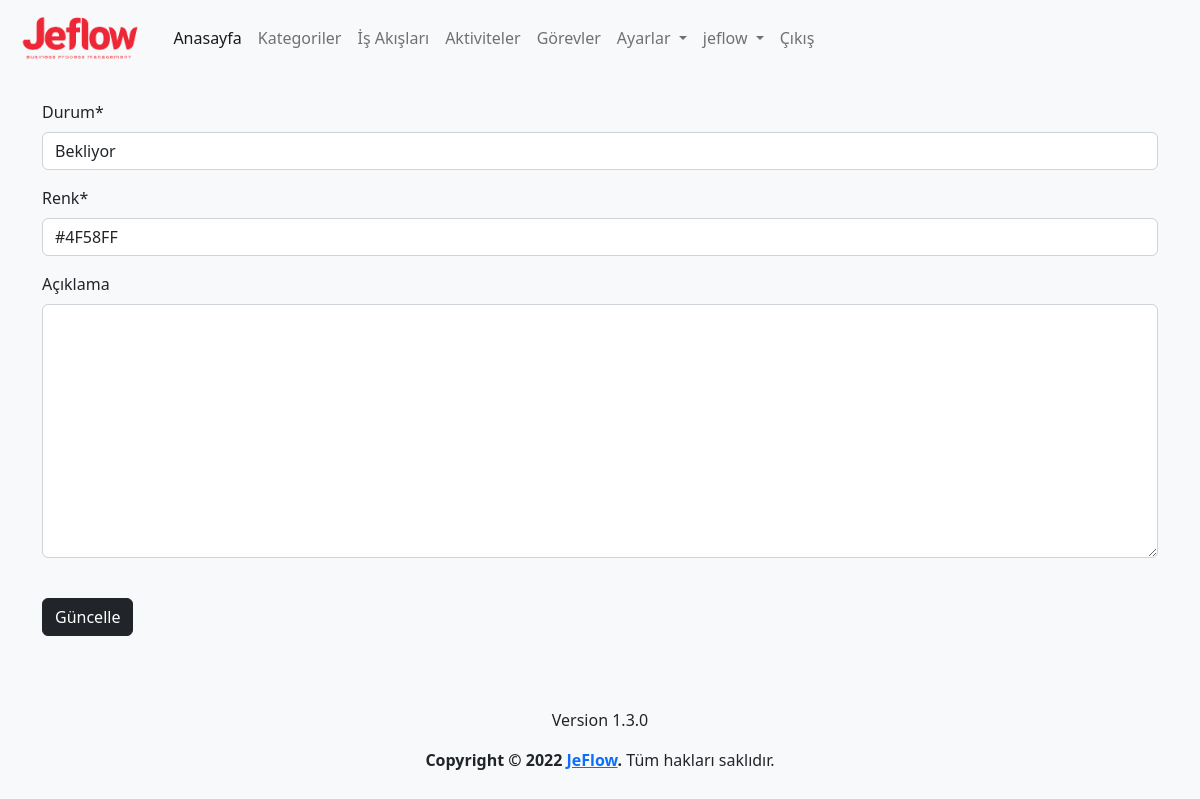
Page /state/1/update (signed in) on the earlier database version.
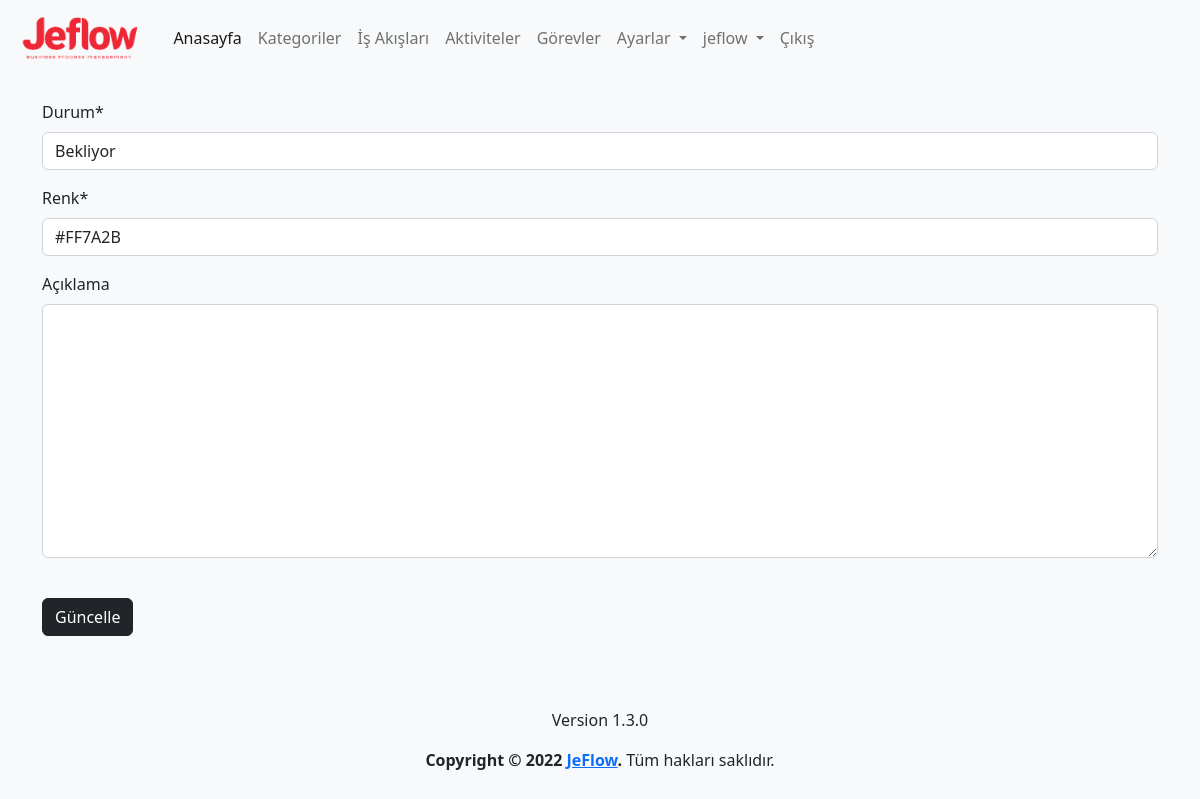
Same page on the later database version.
### app/models.py (models this page shows, shortened)
class State(models.Model):
    name=models.CharField(max_length=100,verbose_name='Durum')
    description=models.TextField(verbose_name='Açıklama', blank=True, null=True)
    color=ColorField(default='#FFFFFF',verbose_name='Renk')
    created_date=models.DateTimeField(auto_now_add=True, verbose_name='Oluşturulma Tarihi', blank=True, null=True)
    user=models.ForeignKey(User,on_delete=models.PROTECT,verbose_name='Kullanıcı', blank=True, null=True)
    class Meta:
        verbose_name='Durum'
        verbose_name_plural='Durumlar'

### app/views.py (the view, shortened to what this page needs)
# urls.py: path('state/<int:state_id>/update', views.state_update, name='state_update'),
@login_required(login_url='/user/login/')
def state_update(request,state_id):
    state=get_object_or_404(State,pk=state_id)
    state_form=StateForm(instance=state)
    context={
        'state_form':state_form,
        'state':state
    }
    return render(request,'app/state_update.html',context)

### app/forms.py
class StateForm(forms.ModelForm):
    class Meta:
        model=State
        fields=('name', 'color', 'description')

### templates/app/state_update.html (shortened to what this page needs)
{% extends 'layout.html' %}
{% load humanize %}
{% block content %}
{% load crispy_forms_tags %}
<div class="row">
    <form action="{% url 'state_update' state.id %}" method="POST">
        {{state_form|crispy}}
        <button class="btn btn-dark my-4" type="submit">Güncelle</button>
    </form>
</div>
{% endblock %}

Differences in the rows shown:
changed State "Bekliyor": color "#4F58FF" → "#FF7A2B"
